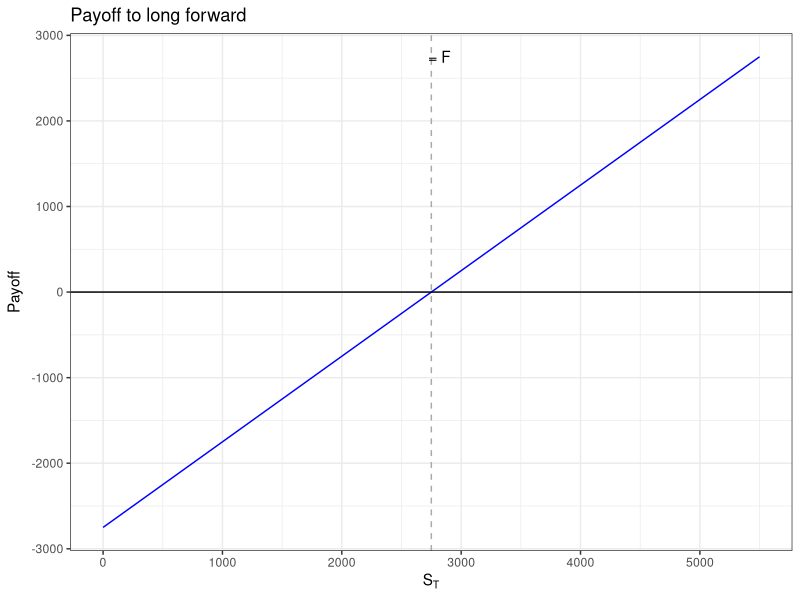
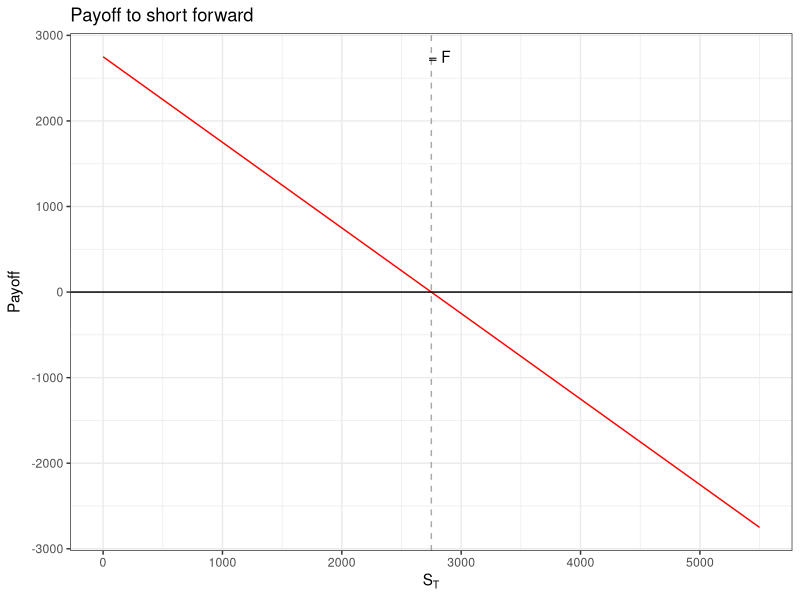
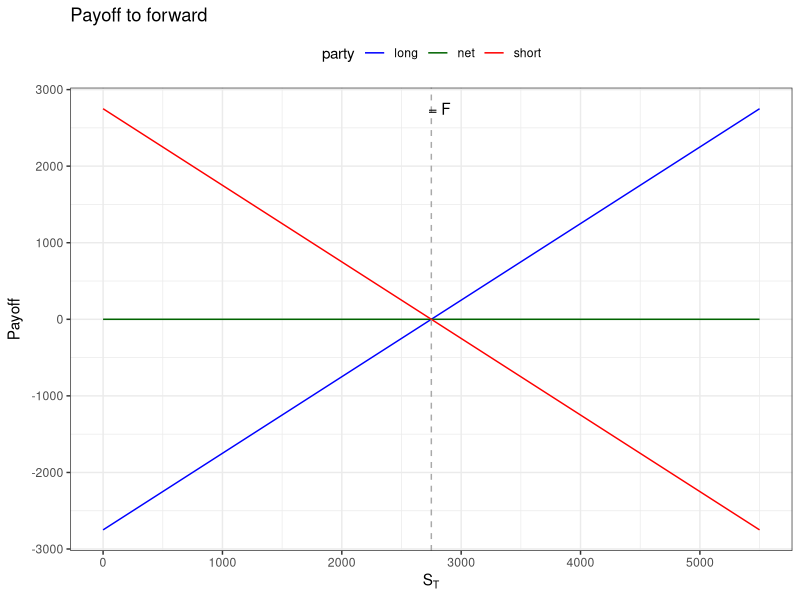

Write R code to recreate these figures, in order.
# ---- Description -------------------------------------------------------------------------------

# This program generates plots for Lecture 2. 

# ---- Preliminaries ------------------------------------------------------------------------------

# Load libraries
library(tidyverse)

# Forward function
fwd_payoff = function(s, f) {
  s - f
}

# Plot dimensions
plot_width = 10
plot_height = 6

# ---- Practice problem 1 -------------------------------------------------------------------------

# Forward price
f1 = 2750

# Data
pp1_df = tibble(
  s = seq(
    from = 0,
    to = f1 * 2,
    by = 1
  ),
  long = fwd_payoff(s, f1),
  short = -1 * fwd_payoff(s, f1),
  net = long + short
) %>%
  gather(
   -s,
    key = "party",
    value = "payoff"
  )

# Plot long payoff
cairo_pdf(
  filename = "./figures/lecture_2/pp1a.pdf",
  width = 10,
  height = 6
)
ggplot(
  data = pp1_df %>%
    filter(
      party == "long"
    )
) + 
  geom_line(
    aes(
      x = s,
      y = payoff
    ),
    color = "blue"
  ) + 
  geom_hline(
    yintercept = 0,
    linetype = "solid",
    color = "black"
  ) + 
  geom_vline(
    xintercept = f1,
    linetype = "dashed",
    color = "darkgray"
  ) + 
  theme_bw()  +
  scale_x_continuous(
    breaks = seq(
      from = 0,
      to = 5000,
      by = 1000
    )
  ) + 
  labs(
    title = "Payoff to long forward",
    y = expression(Payoff),
    x = expression(S[T])
  ) + 
  annotate(
    "text",
    x = f1 + 50,
    y = f1,
    label = " = F"
  )
dev.off()

# Payoff to short forward
cairo_pdf(
  filename = "./figures/lecture_2/pp1b.pdf",
  width = 10,
  height = 6
)
ggplot(
  data = pp1_df %>%
    filter(
      party == "short"
    )
) + 
  geom_line(
    aes(
      x = s,
      y = payoff
    ),
    color = "red"
  ) + 
  geom_hline(
    yintercept = 0,
    linetype = "solid",
    color = "black"
  ) + 
  geom_vline(
    xintercept = f1,
    linetype = "dashed",
    color = "darkgray"
  ) + 
  theme_bw() +
  scale_x_continuous(
    breaks = seq(
      from = 0,
      to = 5000,
      by = 1000
    )
  ) + 
  labs(
    title = "Payoff to short forward",
    y = expression(Payoff),
    x = expression(S[T])
  ) + 
  annotate(
    "text",
    x = f1 + 50,
    y = f1,
    label = " = F"
  )
dev.off()

# Plot combined payoffs
cairo_pdf(
  filename = "./figures/lecture_2/pp1c.pdf",
  width = 10,
  height = 6
)
ggplot(
  data = pp1_df
) + 
  geom_line(
    aes(
      x = s,
      y = payoff,
      colour = party
    )
  ) + 
  geom_vline(
    xintercept = f1,
    linetype = "dashed",
    color = "darkgray"
  ) + 
  theme_bw() +
  scale_x_continuous(
    breaks = seq(
      from = 0,
      to = 5000,
      by = 1000
    )
  ) + 
  labs(
    title = "Payoff to forward",
    y = expression(Payoff),
    x = expression(S[T])
  ) + 
  annotate(
    "text",
    x = f1 + 50,
    y = f1,
    label = " = F"
  ) + 
  scale_colour_manual(
    values = c("blue", "darkgreen", "red")
  ) + 
  theme(legend.position="top")
dev.off()

# ---- Hedge for Hershey --------------------------------------------------------------------------

# ---- Hedge for cocoa farmer ---------------------------------------------------------------------




